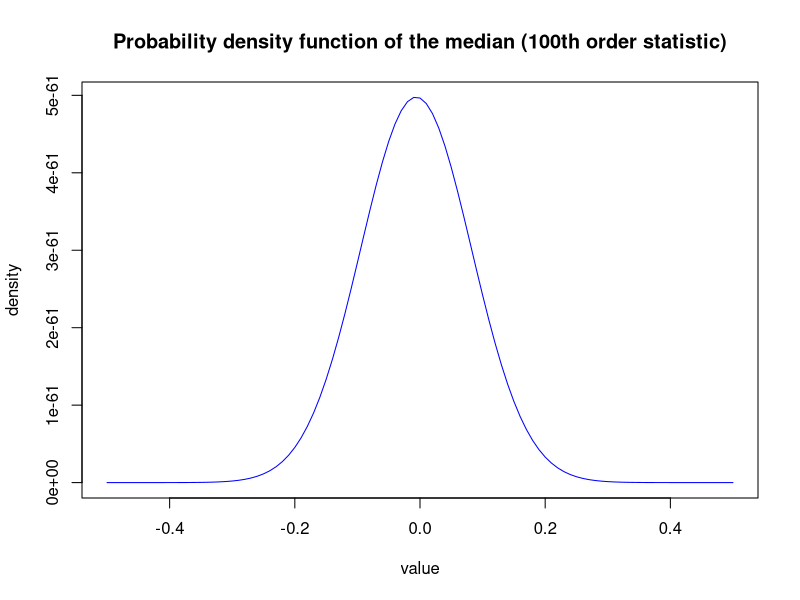
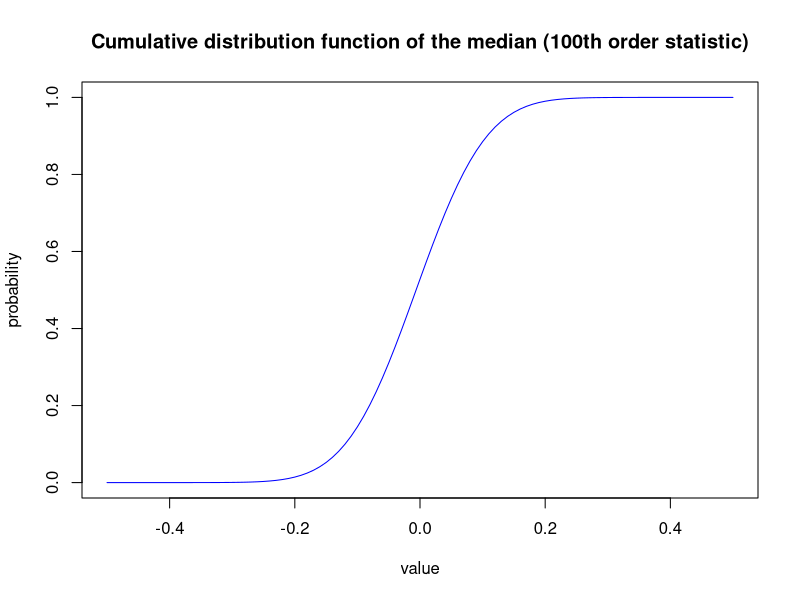
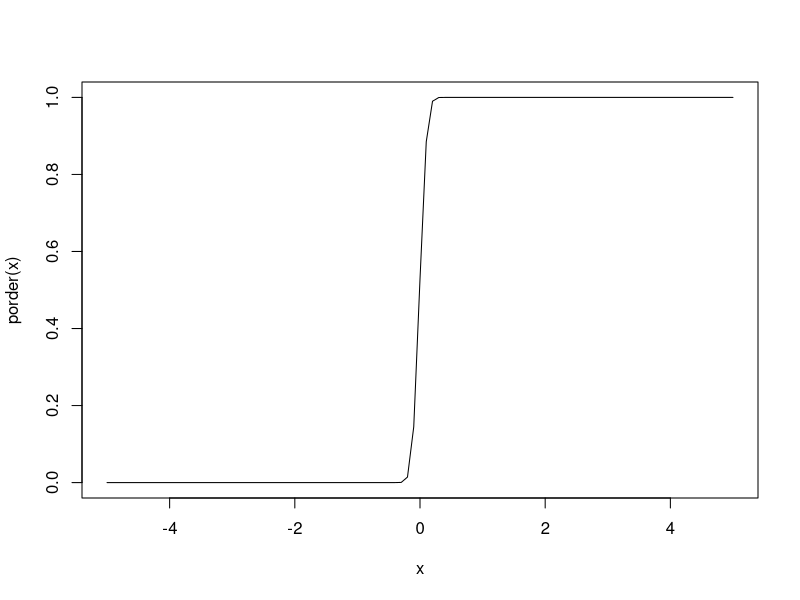
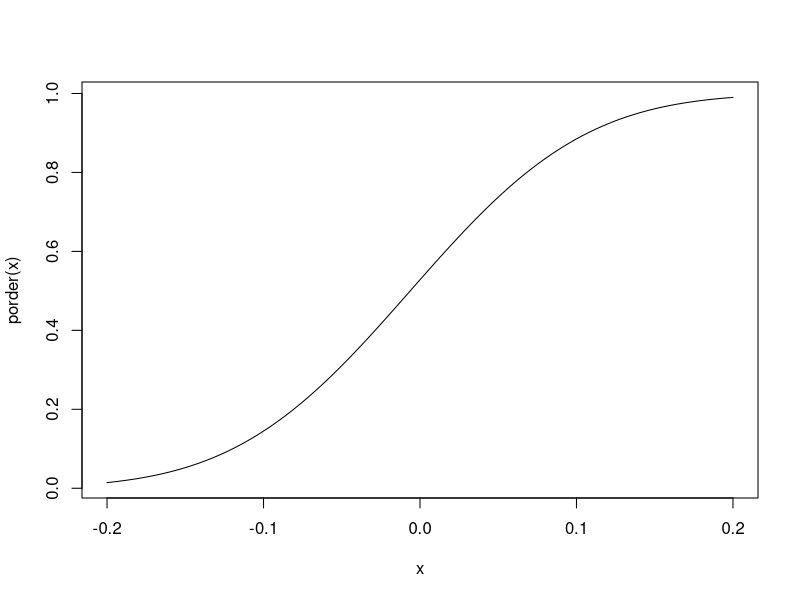
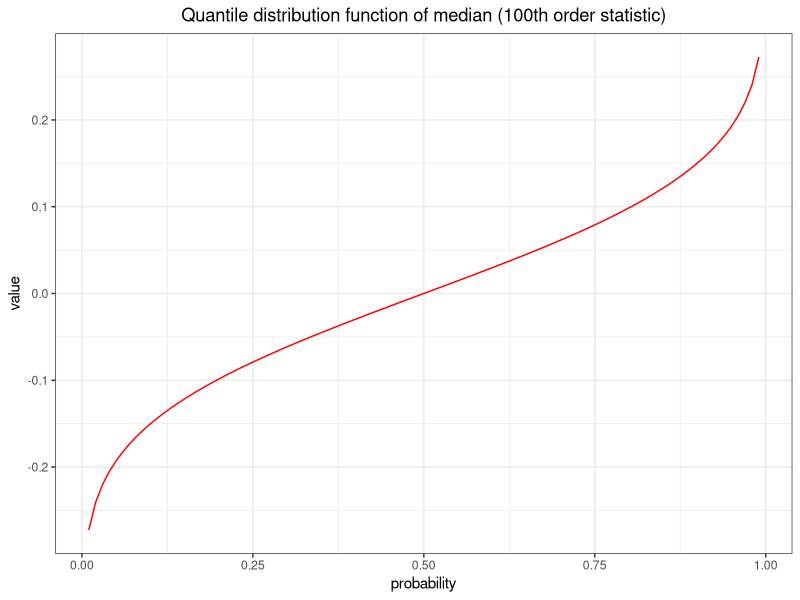
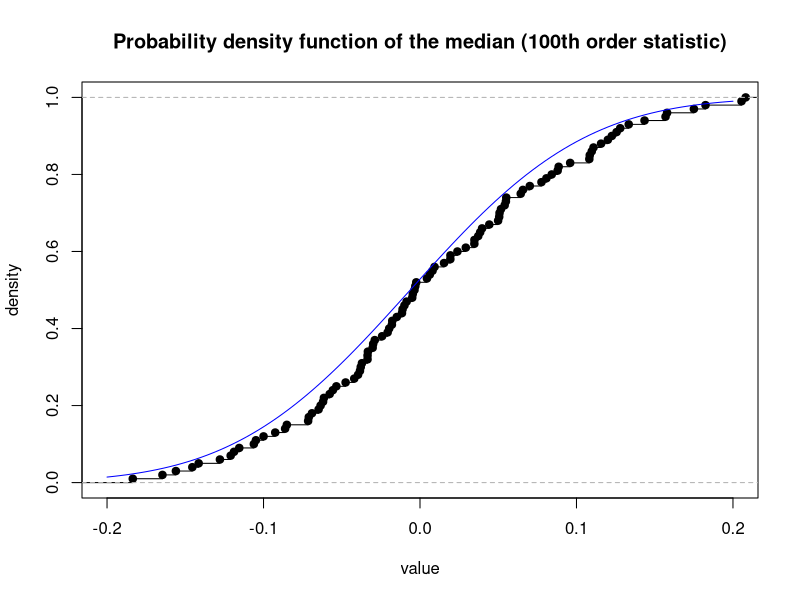

These figures' R source, in order: (Note: this script raises an error after producing the figures.)
## ---- chunk 1
knitr::opts_chunk$set(echo=TRUE, warning=FALSE, message=FALSE, cache=TRUE)
## ---- chunk 2
library(tidyverse)
## ---- chunk 3
dorder <- function(x) {
  100*
  choose(200,100)
  (pnorm(x, mean = 0, sd = 1))^(100-1)*
  (1-pnorm(x, mean = 0, sd = 1))^(200-100)*
  dnorm(x, mean = 0, sd = 1)
}

porder <- function(x) {
  pbinom(100-1, 200, pnorm(x, mean = 0, sd = 1), lower.tail = FALSE)
}

qorder <- function(p) {
  r <- curve(porder(x),-5,5)
  d <- data.frame(x = r$x, y = r$y)
  d <- d %>% 
    filter(y >= 0.01 & y <= 0.999)
  n <- curve(porder(x),min(d$x), max(d$x))
  m <- mean(n$x)
  sd <- sd(n$x)
  q <- c()
  for (i in seq_along(p)) {
    q[i] <- qnorm(p[i], mean = m, sd = sd)
  }
  df <- data.frame(p = p, q = q)
  return(df)
}
## ---- chunk 4
curve(dorder(x), -0.5, 0.5, col = "blue",
      main = "Probability density function of the median (100th order statistic)",
      xlab = "value",
      ylab = "density")
## ---- chunk 5
curve(porder(x), -0.5,0.5, col = "blue",
      main = "Cumulative distribution function of the median (100th order statistic)",
      xlab = "value",
      ylab = "probability")
## ---- chunk 6
p <- seq(0.01, 0.99, by = 0.01)
d <- qorder(p)
## ---- chunk 7
ggplot(d) +
  geom_line(aes(x = p, y = q), color = "red") +
  labs(title = "Quantile distribution function of median (100th order statistic)",
       x = "probability", 
       y = "value") +
  theme_bw() +
  theme(plot.title= element_text(hjust=0.5))
## ---- chunk 8
b <- c()
set.seed(0)
for (i in 1:100) {
  n <- rnorm(200, mean = 0, sd= 1)
  b[i] <- quantile(n, 0.5)
}
p <- ecdf(b)
plot(p, main = "Probability density function of the median (100th order statistic)",
      xlab = "value",
      ylab = "density",xlim = c(-0.2,0.2))
curve(porder(x), col = "blue", add = TRUE)
## ---- chunk 9
b <- c()
set.seed(0)
for (i in 1:100) {
  n <- rnorm(200, mean = 0, sd= 1)
  b[i] <- quantile(n, 0.5)
}
n <- data.frame(b = b)
n <- n %>%
  mutate(b = if_else(b < -0.15 & b >= min(b), -0.18, 
         if_else(b < -0.1 & b >= -0.15, -0.13,
         if_else(b < -0.05 & b >= -0.1, -0.075,
         if_else(b < 0 & b >= -0.05,-0.025,
         if_else(b >= 0 & b < 0.05,0.025,
         if_else(b >= 0.05 & b < 0.1,0.075,
         if_else(b >= 0.1 & b < 0.15,0.13,
         if_else(b >= 0.15 & b <= max(b), 0.18)))))))))
n
hist(b,
     freq = FALSE,
     prob = TRUE,
     breaks = 10,
     xlab = "value", xlim = range(b),
     main = "Probability density function of the median (100th order statistic)")
curve(dorder(x), add = TRUE, col = "blue")
## ---- chunk 10
b <- c()
set.seed(42)
for (i in 1:99) {
  n <- rnorm(200, mean = 0, sd= 1)
  b[i] <- quantile(n, 0.5)
}
b <- sort(b)
p <- seq(0.01,0.99, by = 0.01)
d <- qorder(p)
g <- cbind(d, b)
x <- seq(-0.25,0.25, by = ((0.5)/(99 - 1)))
y <- x
## ---- chunk 11
ggplot(g) +
  geom_point(aes(x = q, y = b), col = "red") +
  geom_line(aes(x = x, y = y)) +
  labs(title = "QQplot of the median (100th order statistic)",
       x = "Theoretical quantiles",
       y = "Sample quantiles") +
  theme_bw() +
  theme(plot.title = element_text(hjust = 0.5),
        plot.subtitle = element_text(hjust = 0.5))
## ---- chunk 12
ggplot(g) +
  geom_density(aes(x = q), color = "blue") +
  geom_density(aes(x = b), color = "red") +
  labs(title = "Probability density function for theoretical and sample quantiles",
       subtitle = "Blue stands for theoretical, Red stands for sample") +
  theme_bw() +
  theme(plot.title = element_text(hjust = 0.5),
        plot.subtitle = element_text(hjust = 0.5))
## ---- chunk 13
dorder <- function(x,k) {
  k*
  choose(200,k)
  (pnorm(x, mean = 0, sd = 1))^(k-1)*
  (1-pnorm(x, mean = 0, sd = 1))^(200-k)*
  dnorm(x, mean = 0, sd = 1)
}

porder <- function(x,k) {
  pbinom(k-1, 200, pnorm(x, mean = 0, sd = 1), lower.tail = FALSE)
}

qorder <- function(p,k) {
  r <- curve(porder(x,k),-5,5)
  d <- data.frame(x = r$x, y = r$y)
  d <- d %>% 
    filter(y >= 0.01 & y <= 0.999)
  n <- curve(porder(x,k),min(d$x), max(d$x))
  m <- mean(n$x)
  sd <- sd(n$x)
  q <- c()
  for (i in seq_along(p)) {
    q[i] <- qnorm(p[i], mean = m, sd = sd)
  }
  df <- data.frame(p = p, q = q)
  return(df)
}
## ---- chunk 14
b <- c()
set.seed(0)
for (i in 1:99) {
  n <- rnorm(200, mean = 0, sd= 1)
  b[i] <- quantile(n, 0.99)
}
b <- sort(b)
p <- seq(0.01, 0.99, by = 0.01)
d <- qorder(p, 200)
g <- cbind(d, b)
x <- seq(1.5,3, by = ((1.5)/(99 - 1)))
y <- x
## ---- chunk 15
ggplot(g) +
  geom_point(aes(x = q, y = b), col = "red") +
  geom_line(aes(x = x, y = y)) +
  labs(title = "QQplot of maximum values",
       x = "Theoretical quantiles",
       y = "Sample quantiles") +
  theme_bw() +
  theme(plot.title = element_text(hjust=0.5))
## ---- chunk 16
dorder <- function(x,k, dist, ...) {
  f <- eval(parse(text = str_c("d", dist, sep = "")))
  Fm <- eval(parse(text = str_c("p", dist, sep = "")))
  k*
  choose(200,k)
  (Fm(x, ...))^(k-1)*
  (1-Fm(x, ...))^(200-k)*
  f(x, ...)
}

porder <- function(x,k, dist, ...) {
  Fm <- eval(parse(text = str_c("p", dist, sep = "")))
  pbinom(k-1, 200, Fm(x, ...), lower.tail = FALSE)
}

qorder <- function(p, k, dist, ...) {
  qm <- eval(parse(text = str_c("q", dist, sep = "")))
  r <- curve(porder(x,k),-5,5)
  d <- data.frame(x = r$x, y = r$y)
  d <- d %>% 
    filter(y >= 0.01 & y <= 0.999)
  n <- curve(porder(x,k),min(d$x), max(d$x))
  m <- mean(n$x)
  sd <- sd(n$x)
  q <- c()
  for (i in seq_along(p)) {
    q[i] <- qm(p[i], ...)
  }
  df <- data.frame(p = p, q = q)
  return(df)
}
## ---- chunk 17
curve(dorder(x, 1, dist = "norm", mean = 0, sd = 1), xlim = c(-5,-1), col = "blue",
      main = "Probability density function of the minimum value",
      xlab = "value",
      ylab = "density")

curve(porder(x, 1, dist = "norm", mean = 0, sd = 1), xlim = c(-5,-1), col = "blue",
      main = "Cumulative distribution function of the minimum value",
      xlab = "value",
      ylab = "probability")
